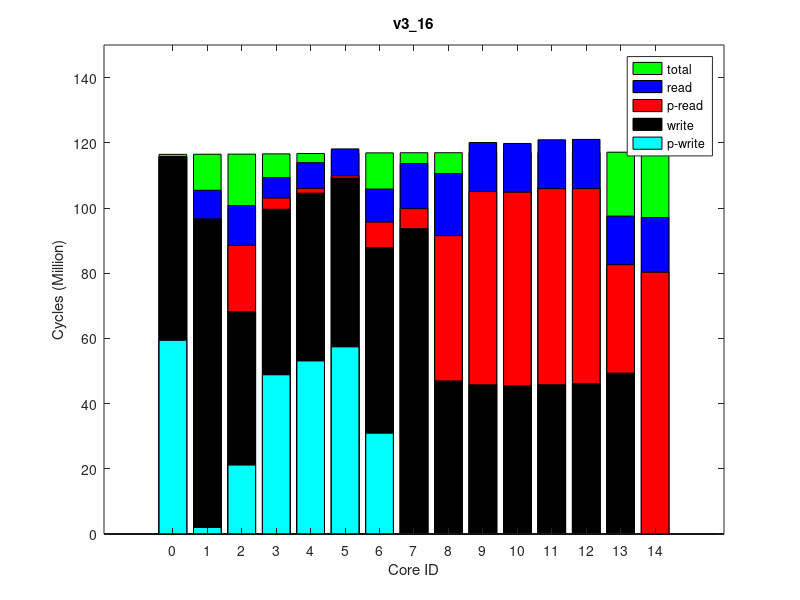

Write the MATLAB code that produced this figure.
times(1, :, :) = [
0, 117551939, 0
7434, 117593650, 0
20368479, 117621616, 0
3421034, 117705419, 0
1460579, 117806374, 0
691810, 117895082, 0
7830136, 118019508, 0
6113263, 118051287, 0
44540698, 118061102, 0
59261380, 118072693, 0
59370421, 118088804, 0
60124567, 118105985, 0
59780045, 118157364, 0
33232361, 118230744, 0
79557680, 118233611, 0
];
times(2, :, :) = [
0, 117554554, 0
7470, 117595918, 0
20371999, 117625468, 0
3456839, 117707848, 0
1468035, 117808732, 0
700543, 117897399, 0
7830159, 118021801, 0
6116093, 118053585, 0
44543848, 118063391, 0
59263773, 118074974, 0
59372711, 118091107, 0
60127877, 118108290, 0
59781212, 118159602, 0
33270355, 118232975, 0
80363032, 118235852, 0
];
times(3, :, :) = [
0, 117555704, 0
7468, 117597219, 0
20371813, 117626716, 0
3430003, 117709114, 0
1466116, 117810018, 0
693541, 117898663, 0
7831501, 118023080, 0
6116603, 118054873, 0
44545507, 118064685, 0
59264742, 118076263, 0
59373869, 118092387, 0
60128552, 118109577, 0
59785035, 118160887, 0
33271443, 118234274, 0
80364344, 118237151, 0
];
times(4, :, :) = [
0, 117558479, 0
7454, 117599942, 0
20375793, 117629422, 0
3451818, 117711929, 0
1468983, 117812656, 0
699909, 117901335, 0
7831140, 118025720, 0
6117641, 118057529, 0
44548278, 118067320, 0
59268073, 118078898, 0
59376585, 118095020, 0
60130820, 118112192, 0
59787996, 118163469, 0
33273229, 118236854, 0
80367337, 118239701, 0
];
times(5, :, :) = [
0, 117558073, 0
7470, 117599786, 0
20369396, 117629278, 0
3417081, 117711637, 0
1488310, 117812393, 0
706508, 117901065, 0
7832113, 118025453, 0
6116405, 118057233, 0
44548666, 118067055, 0
59267359, 118078652, 0
59376263, 118094795, 0
60130996, 118111969, 0
59787685, 118163330, 0
33274015, 118236714, 0
80366766, 118239581, 0
];
times(6, :, :) = [
0, 117558191, 0
7453, 117599518, 0
20366238, 117628955, 0
3418518, 117711268, 0
1463089, 117812182, 0
695341, 117900885, 0
7832084, 118025386, 0
6117407, 118057145, 0
44547101, 118066947, 0
59267134, 118078516, 0
59376344, 118094629, 0
60130712, 118111797, 0
59786472, 118163121, 0
33273861, 118236500, 0
80366735, 118239368, 0
];
times(7, :, :) = [
0, 117554427, 0
7468, 117595930, 0
20369686, 117625392, 0
3432946, 117707813, 0
1481966, 117808524, 0
705553, 117897210, 0
7830967, 118021615, 0
6115266, 118053381, 0
44543977, 118063185, 0
59263309, 118074755, 0
59372175, 118090870, 0
60126927, 118108053, 0
59782215, 118159331, 0
33269078, 118232707, 0
80363588, 118235562, 0
];
times(8, :, :) = [
0, 117557586, 0
7470, 117599213, 0
20369853, 117628692, 0
3424189, 117711152, 0
1468437, 117811826, 0
694994, 117900445, 0
7830426, 118024845, 0
6114723, 118056595, 0
44547912, 118066404, 0
59266585, 118078008, 0
59375556, 118094123, 0
60130919, 118111305, 0
59786506, 118162634, 0
33273017, 118236009, 0
80366448, 118238869, 0
];
times(9, :, :) = [
0, 117558246, 0
7454, 117599972, 0
20374147, 117629474, 0
3430981, 117712046, 0
1461866, 117812753, 0
688768, 117901426, 0
7831486, 118025844, 0
6116560, 118057631, 0
44548419, 118067430, 0
59268060, 118079016, 0
59376802, 118095130, 0
60131008, 118112293, 0
59787498, 118163616, 0
33274208, 118237000, 0
80366905, 118239858, 0
];
times(10, :, :) = [
0, 117556223, 0
7468, 117597897, 0
20385370, 117627377, 0
3471971, 117709710, 0
1489810, 117810501, 0
703936, 117899129, 0
7831039, 118023539, 0
6115394, 118055309, 0
44544564, 118065115, 0
59265363, 118076694, 0
59374439, 118092818, 0
60129418, 118109981, 0
59785838, 118161300, 0
33272186, 118234676, 0
80364438, 118237538, 0
];
ave_times = round(squeeze(mean(times)));
format long g, ave_times
std_times = round(squeeze(std(times)));
format long g, std_times
polling_read_times = ave_times;
times(1, :, :) = [
59396726, 117067395, 0
1995208, 117108701, 0
21138718, 117136839, 0
48837228, 117219702, 0
53082029, 117320131, 0
57398449, 117407834, 0
30910473, 117531706, 0
0, 117563108, 0
0, 117572685, 0
0, 117584056, 0
0, 117599957, 0
0, 117616941, 0
29841, 117668315, 0
0, 117741292, 0
0, 117743992, 0
];
times(2, :, :) = [
59398541, 117066966, 0
1994971, 117108268, 0
21133892, 117136332, 0
48826991, 117219235, 0
53085648, 117319697, 0
57401417, 117407367, 0
30908829, 117531303, 0
0, 117562732, 0
0, 117572312, 0
0, 117583707, 0
0, 117599590, 0
0, 117616593, 0
29784, 117667868, 0
0, 117740857, 0
0, 117743545, 0
];
times(3, :, :) = [
59397659, 117068716, 0
1995676, 117109919, 0
21143338, 117138000, 0
48837276, 117220810, 0
53093395, 117321262, 0
57405533, 117408978, 0
30910966, 117532885, 0
0, 117564320, 0
0, 117573922, 0
0, 117585308, 0
0, 117601227, 0
0, 117618243, 0
29784, 117669561, 0
0, 117742536, 0
0, 117745237, 0
];
times(4, :, :) = [
59396461, 117066829, 0
1995027, 117108108, 0
21131936, 117136228, 0
48826543, 117218969, 0
53078114, 117319412, 0
57399003, 117407139, 0
30913531, 117531006, 0
0, 117562434, 0
0, 117572028, 0
0, 117583413, 0
0, 117599331, 0
0, 117616345, 0
29775, 117667638, 0
0, 117740634, 0
0, 117743336, 0
];
times(5, :, :) = [
59397125, 117067169, 0
1997117, 117108362, 0
21137314, 117136451, 0
48829687, 117219170, 0
53088131, 117319631, 0
57400305, 117407290, 0
30909682, 117531221, 0
0, 117562633, 0
0, 117572232, 0
0, 117583601, 0
0, 117599501, 0
0, 117616534, 0
29811, 117667844, 0
0, 117740835, 0
0, 117743528, 0
];
times(6, :, :) = [
59396227, 117065603, 0
1995941, 117106909, 0
21131408, 117135014, 0
48831163, 117217813, 0
53079880, 117318268, 0
57401056, 117405941, 0
30907054, 117529770, 0
0, 117561212, 0
0, 117570779, 0
0, 117582180, 0
0, 117598073, 0
0, 117615082, 0
29784, 117666358, 0
0, 117739346, 0
0, 117742044, 0
];
times(7, :, :) = [
59400285, 117069545, 0
1999179, 117110753, 0
21137815, 117138847, 0
48829279, 117221644, 0
53087133, 117322224, 0
57404393, 117409901, 0
30908063, 117533787, 0
0, 117565193, 0
0, 117574796, 0
0, 117586192, 0
0, 117602106, 0
0, 117619110, 0
29784, 117670440, 0
0, 117743427, 0
0, 117746138, 0
];
times(8, :, :) = [
59396422, 117067126, 0
1995606, 117108240, 0
21132631, 117136290, 0
48823413, 117219348, 0
53073827, 117319748, 0
57395468, 117407463, 0
30911521, 117531373, 0
0, 117562812, 0
0, 117572397, 0
0, 117583758, 0
0, 117599655, 0
0, 117616653, 0
29775, 117667960, 0
0, 117740950, 0
0, 117743640, 0
];
times(9, :, :) = [
59394514, 117065199, 0
1992671, 117106410, 0
21132826, 117134509, 0
48831779, 117217512, 0
53080926, 117318013, 0
57401217, 117405723, 0
30909080, 117529620, 0
0, 117561048, 0
0, 117570634, 0
0, 117582021, 0
0, 117597925, 0
0, 117614923, 0
29744, 117666191, 0
0, 117739172, 0
0, 117741864, 0
];
times(10, :, :) = [
59393464, 117064495, 0
1991710, 117105836, 0
21127874, 117133931, 0
48825314, 117216733, 0
53076372, 117317151, 0
57397072, 117404805, 0
30907279, 117528732, 0
0, 117560188, 0
0, 117569762, 0
0, 117581157, 0
0, 117597047, 0
0, 117614043, 0
29753, 117665295, 0
0, 117738283, 0
0, 117740972, 0
];
ave_times = round(squeeze(mean(times)));
format long g, ave_times
std_times = round(squeeze(std(times)));
format long g, std_times
polling_write_times = ave_times;
times(1, :, :) = [
0, 128782857, 0
8834514, 128833847, 64000
32551105, 128858149, 128000
9693375, 128954076, 64000
9372222, 129065526, 64000
8956290, 129165928, 64000
17967193, 129302270, 128000
19959341, 129335639, 64000
63590858, 129346550, 128000
74313893, 129358632, 64000
74334338, 129375863, 64000
75131968, 129394960, 64000
74888351, 129450474, 64000
48148194, 129529545, 128000
96170534, 129533809, 250000
];
times(2, :, :) = [
0, 128783176, 0
8835123, 128832852, 64000
32545641, 128858493, 128000
9689499, 128954515, 64000
9365482, 129066010, 64000
8954822, 129166406, 64000
17967073, 129302731, 128000
19961539, 129336113, 64000
63590679, 129347014, 128000
74313500, 129359081, 64000
74334788, 129376309, 64000
75131912, 129395381, 64000
74890789, 129450859, 64000
48174292, 129529927, 128000
97173212, 129534184, 250000
];
times(3, :, :) = [
0, 128789684, 0
8834459, 128838910, 64000
32553408, 128864556, 128000
9692668, 128960786, 64000
9370228, 129072139, 64000
8953317, 129172623, 64000
17969357, 129308827, 128000
19964942, 129342200, 64000
63597904, 129353100, 128000
74319198, 129365163, 64000
74340659, 129382396, 64000
75138353, 129401465, 64000
74895990, 129456901, 64000
48179693, 129535974, 128000
97179039, 129540266, 250000
];
times(4, :, :) = [
0, 128779479, 0
8834591, 128830300, 64000
32551189, 128854574, 128000
9692353, 128950392, 64000
9370591, 129061874, 64000
8951012, 129162403, 64000
17966862, 129298741, 128000
19958603, 129332106, 64000
63587623, 129343020, 128000
74311217, 129355104, 64000
74330435, 129372317, 64000
75128350, 129391402, 64000
74886837, 129446929, 64000
48170534, 129525996, 128000
97169325, 129530272, 250000
];
times(5, :, :) = [
0, 128783774, 0
8835199, 128834659, 64000
32550682, 128858950, 128000
9691858, 128954890, 64000
9371433, 129066381, 64000
8955489, 129166764, 64000
17966074, 129303063, 128000
19960244, 129336453, 64000
63591921, 129347361, 128000
74315235, 129359436, 64000
74335361, 129376663, 64000
75132019, 129395754, 64000
74890920, 129451268, 64000
48174230, 129530355, 128000
97173590, 129534616, 250000
];
times(6, :, :) = [
0, 128788131, 0
8835708, 128837508, 64000
32549969, 128863186, 128000
9691913, 128959221, 64000
9370084, 129070645, 64000
8956168, 129171037, 64000
17969737, 129307290, 128000
19965220, 129340700, 64000
63596757, 129351600, 128000
74318178, 129363678, 64000
74339587, 129380916, 64000
75136483, 129399991, 64000
74895908, 129455481, 64000
48178835, 129534562, 128000
97177848, 129538844, 250000
];
times(7, :, :) = [
0, 128783694, 0
8835829, 128833175, 64000
32549029, 128858880, 128000
9690153, 128954875, 64000
9369416, 129066444, 64000
8953772, 129166801, 64000
17967775, 129303068, 128000
19961011, 129336486, 64000
63591395, 129347406, 128000
74314777, 129359479, 64000
74335038, 129376712, 64000
75132550, 129395791, 64000
74890903, 129451297, 64000
48174564, 129530387, 128000
97173644, 129534651, 250000
];
times(8, :, :) = [
0, 128782548, 0
8835851, 128832069, 64000
32551038, 128857751, 128000
9688489, 128953761, 64000
9365520, 129065259, 64000
8954394, 129165687, 64000
17969198, 129301986, 128000
19959848, 129335369, 64000
63590428, 129346266, 128000
74314464, 129358327, 64000
74333766, 129375556, 64000
75131912, 129394623, 64000
74889635, 129450100, 64000
48172743, 129529164, 128000
97172374, 129533417, 250000
];
times(9, :, :) = [
0, 128787815, 0
8834238, 128837224, 64000
32547600, 128862898, 128000
9688791, 128959146, 64000
9368930, 129070627, 64000
8952717, 129171104, 64000
17969028, 129307311, 128000
19962932, 129340715, 64000
63596980, 129351613, 128000
74318969, 129363686, 64000
74339239, 129380910, 64000
75136816, 129399986, 64000
74893863, 129455382, 64000
48179408, 129534447, 128000
97177920, 129538702, 250000
];
times(10, :, :) = [
0, 128788339, 0
8834884, 128839310, 64000
32553633, 128863584, 128000
9694500, 128959567, 64000
9371325, 129070965, 64000
8952543, 129171386, 64000
17969000, 129307620, 128000
19963995, 129341020, 64000
63595982, 129351932, 128000
74319761, 129364012, 64000
74340275, 129381244, 64000
75137231, 129400318, 64000
74894961, 129455773, 64000
48179212, 129534838, 128000
97178162, 129539102, 250000
];
ave_times = round(squeeze(mean(times)));
format long g, ave_times
std_times = round(squeeze(std(times)));
format long g, std_times
read_times = ave_times;
times(1, :, :) = [
0, 116459737, 0
0, 116500495, 0
0, 116529743, 0
0, 116611303, 0
0, 116711155, 0
0, 116798458, 0
0, 116921804, 0
0, 116953395, 0
0, 116963014, 0
0, 116974451, 0
0, 116990409, 0
0, 117007351, 0
0, 117057916, 0
0, 117130912, 0
0, 117133594, 0
];
times(2, :, :) = [
0, 116452315, 0
0, 116493047, 0
0, 116522292, 0
0, 116603951, 0
0, 116703851, 0
0, 116791124, 0
0, 116914533, 0
0, 116946099, 0
0, 116955707, 0
0, 116967153, 0
0, 116983098, 0
0, 117000056, 0
0, 117050529, 0
0, 117123517, 0
0, 117126184, 0
];
times(3, :, :) = [
0, 116454383, 0
0, 116495351, 0
0, 116524594, 0
0, 116606141, 0
0, 116706084, 0
0, 116793417, 0
0, 116916792, 0
0, 116948379, 0
0, 116958004, 0
0, 116969438, 0
0, 116985398, 0
0, 117002366, 0
0, 117052821, 0
0, 117125814, 0
0, 117128481, 0
];
times(4, :, :) = [
0, 116458216, 0
0, 116498954, 0
0, 116528192, 0
0, 116609752, 0
0, 116709681, 0
0, 116796953, 0
0, 116920339, 0
0, 116951927, 0
0, 116961550, 0
0, 116972989, 0
0, 116988943, 0
0, 117005928, 0
0, 117056399, 0
0, 117129401, 0
0, 117132092, 0
];
times(5, :, :) = [
0, 116454603, 0
0, 116495540, 0
0, 116524801, 0
0, 116606438, 0
0, 116706363, 0
0, 116793665, 0
0, 116917072, 0
0, 116948631, 0
0, 116958231, 0
0, 116969677, 0
0, 116985622, 0
0, 117002556, 0
0, 117053059, 0
0, 117126090, 0
0, 117128765, 0
];
times(6, :, :) = [
0, 116456687, 0
0, 116497361, 0
0, 116526609, 0
0, 116608262, 0
0, 116708224, 0
0, 116795455, 0
0, 116918919, 0
0, 116950493, 0
0, 116960127, 0
0, 116971563, 0
0, 116987530, 0
0, 117004534, 0
0, 117054986, 0
0, 117127982, 0
0, 117130679, 0
];
times(7, :, :) = [
0, 116455866, 0
0, 116496526, 0
0, 116525770, 0
0, 116607433, 0
0, 116707343, 0
0, 116794630, 0
0, 116918021, 0
0, 116949593, 0
0, 116959194, 0
0, 116970629, 0
0, 116986568, 0
0, 117003536, 0
0, 117054001, 0
0, 117126993, 0
0, 117129671, 0
];
times(8, :, :) = [
0, 116454568, 0
0, 116495293, 0
0, 116524563, 0
0, 116606209, 0
0, 116706060, 0
0, 116793419, 0
0, 116916791, 0
0, 116948362, 0
0, 116958003, 0
0, 116969508, 0
0, 116985481, 0
0, 117002446, 0
0, 117052906, 0
0, 117125911, 0
0, 117128594, 0
];
times(9, :, :) = [
0, 116453744, 0
0, 116494451, 0
0, 116523714, 0
0, 116605314, 0
0, 116705223, 0
0, 116792608, 0
0, 116915956, 0
0, 116947535, 0
0, 116957159, 0
0, 116968595, 0
0, 116984560, 0
0, 117001501, 0
0, 117051987, 0
0, 117124982, 0
0, 117127678, 0
];
times(10, :, :) = [
0, 116454806, 0
0, 116495582, 0
0, 116524846, 0
0, 116606510, 0
0, 116706429, 0
0, 116793758, 0
0, 116917171, 0
0, 116948751, 0
0, 116958374, 0
0, 116969826, 0
0, 116985800, 0
0, 117002780, 0
0, 117053250, 0
0, 117126249, 0
0, 117128941, 0
];
ave_times = round(squeeze(mean(times)));
format long g, ave_times
std_times = round(squeeze(std(times)));
format long g, std_times
total_times = ave_times;
times(1, :, :) = [
115772843, 128682584, 64000
96607975, 128719340, 128000
68170868, 128747828, 64000
99598213, 128846167, 64000
104498093, 128957209, 64000
109136643, 129053733, 64000
87846131, 129191169, 64000
93680310, 129226740, 128000
46967066, 129237250, 64000
45771073, 129249550, 64000
45459764, 129267268, 64000
45800282, 129286372, 64000
46151248, 129340315, 64000
49383845, 129420294, 64000
0, 129423008, 0
];
times(2, :, :) = [
115776730, 128686481, 64000
96610683, 128723150, 128000
68201265, 128751251, 64000
99667175, 128849768, 64000
104598033, 128960971, 64000
109198272, 129057496, 64000
87846908, 129194906, 64000
93681235, 129230497, 128000
46967707, 129241001, 64000
45771322, 129253290, 64000
45460383, 129270998, 64000
45800579, 129290110, 64000
46150457, 129344025, 64000
49342183, 129424007, 64000
0, 129426702, 0
];
times(3, :, :) = [
115777958, 128687687, 64000
96613324, 128724437, 128000
68184403, 128752974, 64000
99616163, 128851254, 64000
104553485, 128962417, 64000
109207195, 129058900, 64000
87847619, 129196352, 64000
93681486, 129231957, 128000
46967100, 129242458, 64000
45770540, 129254762, 64000
45459748, 129272474, 64000
45800081, 129291556, 64000
46150976, 129345479, 64000
49342679, 129425470, 64000
0, 129428162, 0
];
times(4, :, :) = [
115775259, 128684994, 64000
96609336, 128721670, 128000
68190167, 128749851, 64000
99654975, 128848575, 64000
104570323, 128959642, 64000
109179035, 129056186, 64000
87844984, 129193588, 64000
93682168, 129229145, 128000
46966822, 129239648, 64000
45770759, 129251947, 64000
45460296, 129269662, 64000
45800321, 129288790, 64000
46150392, 129342706, 64000
49342315, 129422686, 64000
0, 129425390, 0
];
times(5, :, :) = [
115772778, 128682468, 64000
96605459, 128719600, 128000
68180493, 128748428, 64000
99619468, 128846391, 64000
104530783, 128957548, 64000
109154308, 129054049, 64000
87846470, 129191450, 64000
93681476, 129227037, 128000
46966540, 129237544, 64000
45771912, 129249840, 64000
45459535, 129267539, 64000
45801117, 129286649, 64000
46149489, 129340575, 64000
49342341, 129420571, 64000
0, 129423252, 0
];
times(6, :, :) = [
115779254, 128688976, 64000
96613373, 128726064, 128000
68205890, 128754137, 64000
99656504, 128852731, 64000
104571266, 128963945, 64000
109197726, 129060366, 64000
87847027, 129197747, 64000
93679776, 129233306, 128000
46967654, 129243803, 64000
45771082, 129256096, 64000
45459449, 129273807, 64000
45799925, 129292924, 64000
46150924, 129346850, 64000
49342267, 129426850, 64000
0, 129429534, 0
];
times(7, :, :) = [
115775080, 128684831, 64000
96609868, 128721531, 128000
68202935, 128749989, 64000
99662013, 128848504, 64000
104586846, 128959626, 64000
109197945, 129056055, 64000
87847846, 129193434, 64000
93680833, 129229015, 128000
46967212, 129239502, 64000
45771811, 129251781, 64000
45459592, 129269500, 64000
45800793, 129288568, 64000
46150043, 129342465, 64000
49342085, 129422427, 64000
0, 129425115, 0
];
times(8, :, :) = [
115775996, 128685743, 64000
96609849, 128722421, 128000
68181300, 128750803, 64000
99621012, 128849416, 64000
104546963, 128960544, 64000
109173564, 129056979, 64000
87848136, 129194382, 64000
93681851, 129229951, 128000
46968107, 129240454, 64000
45771366, 129252753, 64000
45459657, 129270468, 64000
45800982, 129289585, 64000
46149809, 129343486, 64000
49342511, 129423472, 64000
0, 129426164, 0
];
times(9, :, :) = [
115774775, 128684511, 64000
96610027, 128721267, 128000
68172280, 128749802, 64000
99589815, 128847979, 64000
104522803, 128959172, 64000
109159934, 129055626, 64000
87848074, 129192972, 64000
93680452, 129228543, 128000
46967445, 129239029, 64000
45770227, 129251317, 64000
45459416, 129269020, 64000
45800878, 129288122, 64000
46150026, 129342058, 64000
49343095, 129422042, 64000
0, 129424720, 0
];
times(10, :, :) = [
115772934, 128682696, 64000
96608006, 128719400, 128000
68159847, 128747917, 64000
99556240, 128846521, 64000
104479498, 128957662, 64000
109145802, 129054191, 64000
87847865, 129191646, 64000
93682645, 129227198, 128000
46967708, 129237709, 64000
45772407, 129250004, 64000
45459768, 129267724, 64000
45800690, 129286843, 64000
46150330, 129340769, 64000
49342731, 129420755, 64000
0, 129423448, 0
];
ave_times = round(squeeze(mean(times)));
format long g, ave_times
std_times = round(squeeze(std(times)));
format long g, std_times
write_times = ave_times;
mytitle = 'v3\_16';
% order = [1 2 3 4 8 7 6 5 9 10 11 12 15 14 13];
order = 1:15;

total_times = total_times(:, 2)(order);

read_times = read_times(:, 1)(order);
write_times = write_times(:, 1)(order);

polling_read_times = polling_read_times(:, 1)(order);
polling_write_times = polling_write_times(:, 1)(order);

total_times /= 1000000;

read_times /= 1000000;
write_times /= 1000000;

polling_read_times /= 1000000;
polling_write_times /= 1000000;

% laying read on top of write
read_times += write_times;
polling_read_times += write_times;

figure(1);
clf()
% set(gcf, 'Position', get(0,'Screensize'));
% set(gcf,'units','normalized','outerposition',[0 0 1 1])
bar(0:14, total_times,'g');
hold on;
bar(0:14, read_times,'b');
bar(0:14, polling_read_times,'r');
bar(0:14, write_times,'k');
bar(0:14, polling_write_times,'c');
hold off

axis([-2 16 0 150])
% axis([-1 15])
set(gca,'XTick',0:14);
% set(gca,'xticklabel',{ '0'; '1'; '2'; '3'; '7'; '6'; '5'; '4'; '8'; '9'; '10'; '11'; '15'; '14'; '13' })

xlabel('Core ID')
ylabel('Cycles (Million)')

legend('total', 'read', 'p-read', 'write', 'p-write')
title(mytitle)
print(1, strcat(mytitle, '.png'))
